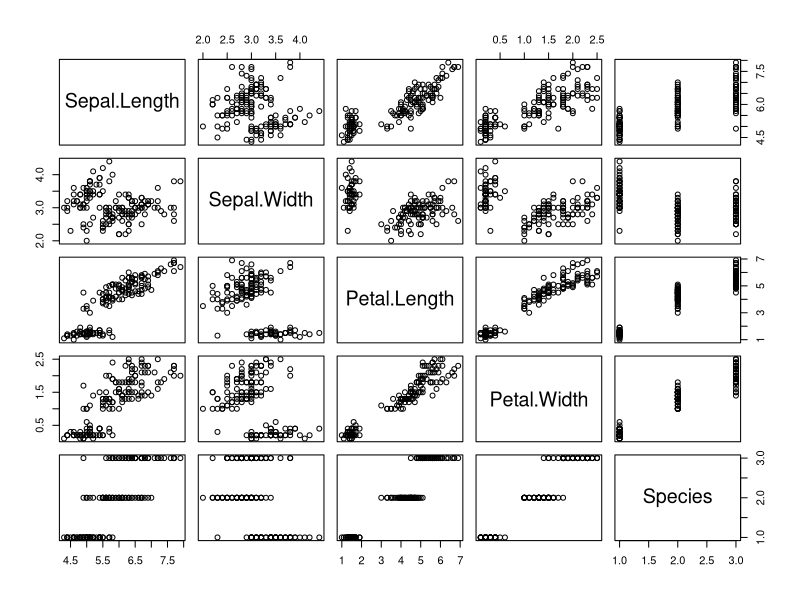
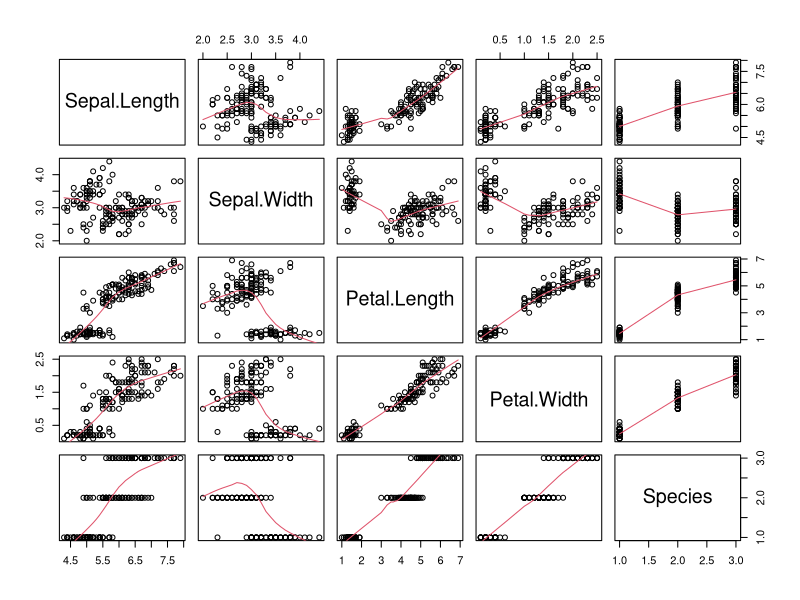
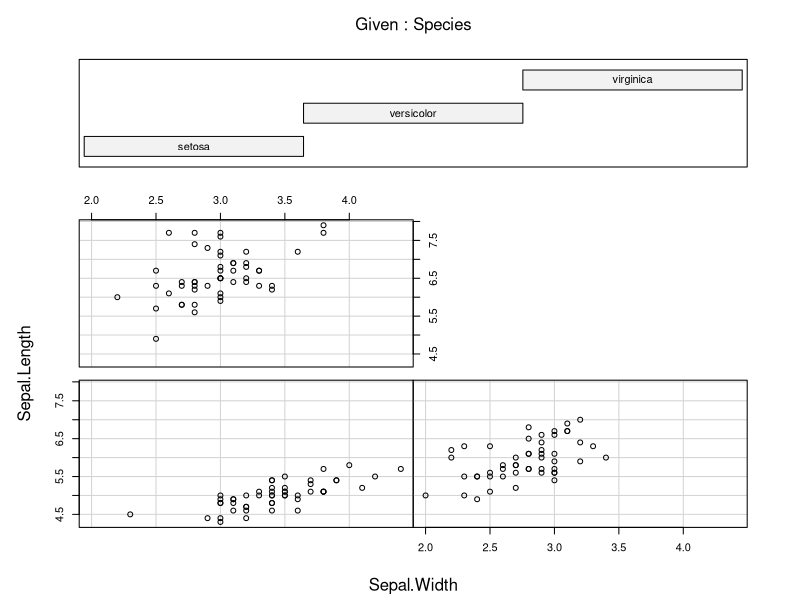
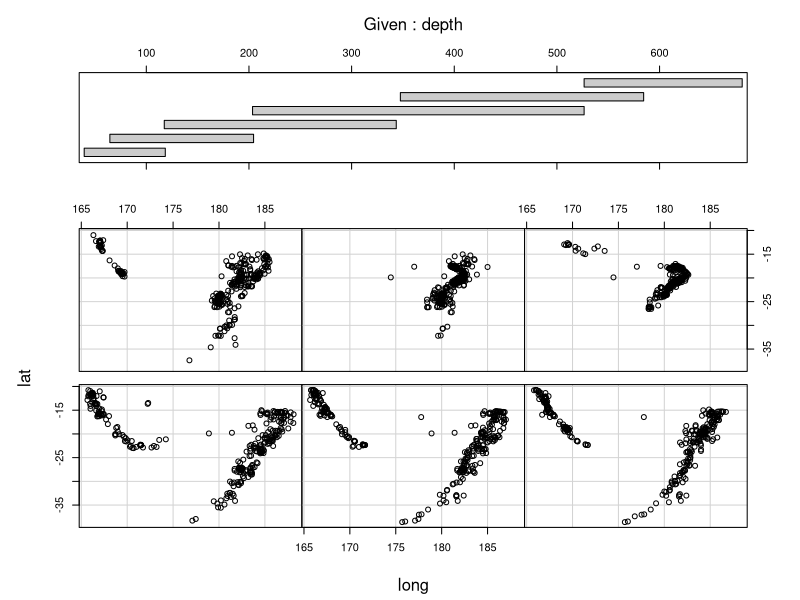
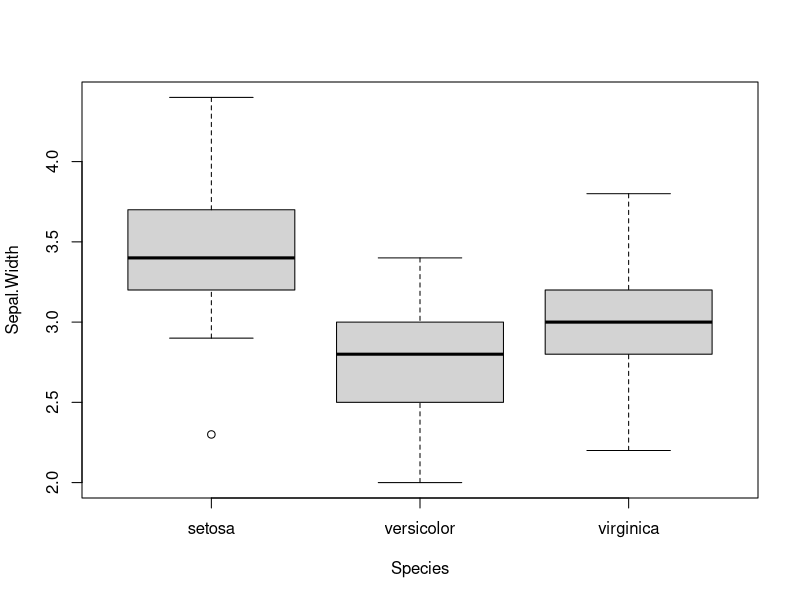
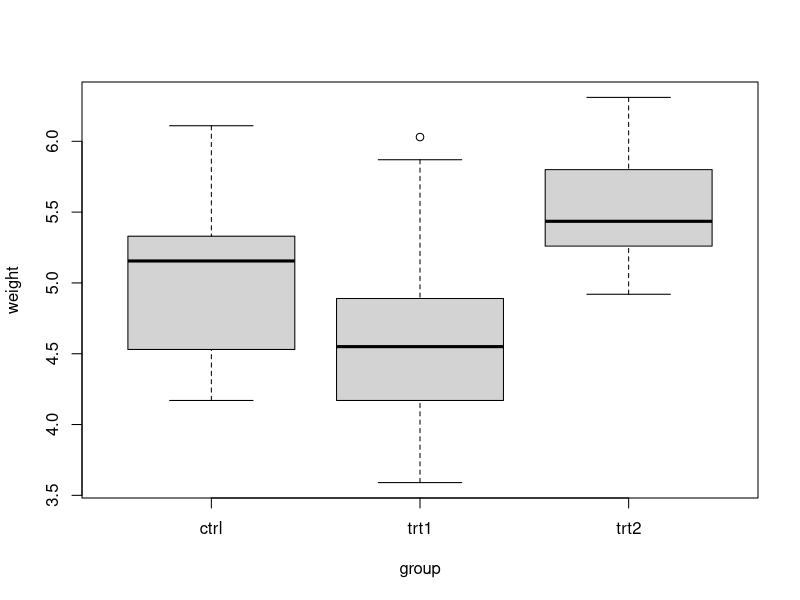
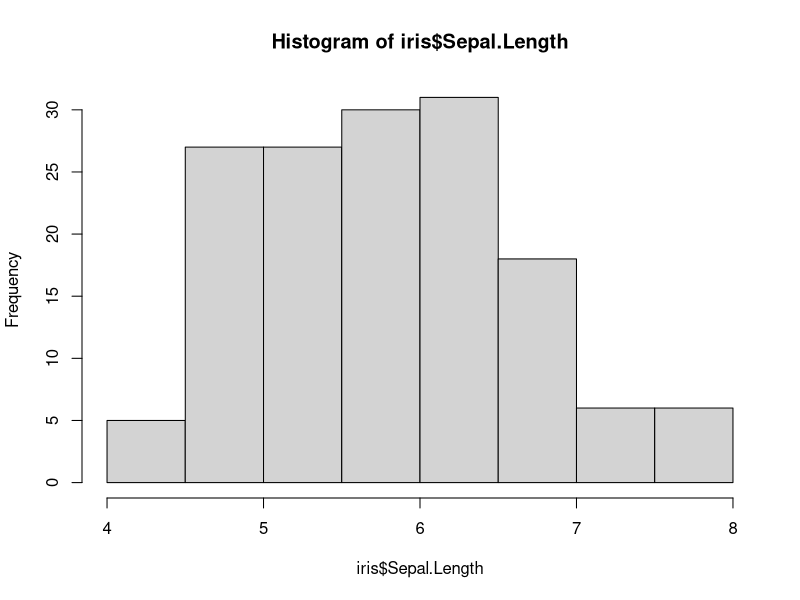
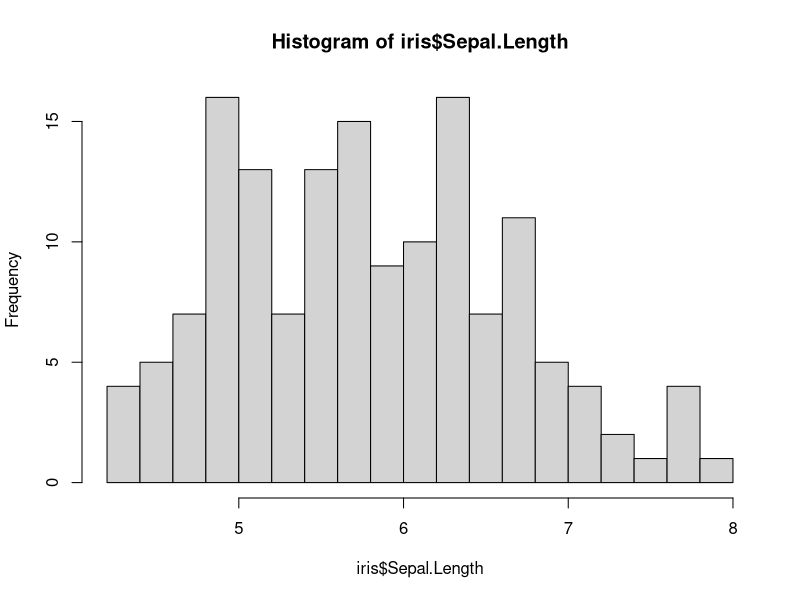

Reproduce these figures in R, in order.
## Extra: graficos simples para visualizar datos


## Gráficos simples para visualizar datos

# El objetivo de esta lección es brindar los elementos más básicos y
# universales posibles para poder visualizar nuestros datos en los gráficos
# en R. Muchas veces es recomendable hacer un análisis visual de nuestros
# datos para tener una idea de como estos se relacionan frente a nuestras 
# inquietudes. Para esto existen gráficos exploratorios en R que dan cuenta de 
# esta necesidad.

# La función 'plot' nos sirve para un pantallazo general de un data.frame

plot(iris)

# Como veremos en la siguiente unidad, la función 'plot' la utilizamos
# generalmente para graficar por ejemplo dos variables que queremos relacionar.
# Pero en este caso en vez de insertar como argumento una fórmula[1] estamos
# poniendo una base de datos. La función nos retorna un gráfico en donde se
# relacionan todas las variables del data.frame entre si. Como puede observarse
# en la diagonal se encuentran las variables, por lo que este gráfico
# es simétrico y puede leerse de la diagonal hacia arriba o hacia abajo.

# Por ejemplo, si queremos ver como se correlaciona el ancho del pétalo en 
# función del largo del pétalo debemos fijarnos en la gráfica de la cuarta fila
# y tercer columna.

# Por otro lado si lo que nos interesa es el largo de pétalo en función del 
# ancho del pétalo debemos fijarnos en la gráfica de la tercer fila y cuarta 
# columna.

# Una función que nos devuelve un gráfico casi idéntico al anterior pero
# con un agregado es:

pairs(iris, panel = panel.smooth)

# En este tipo de gŕafico se puede observar una línea roja suavizada que
# da cuenta de la relación entre ambas variables. La línea suavizada nos
# ayuda muchas veces a visualizar mejor la correlación de los datos. Vea la 
# ayuda de la función pairs para más opciones de esta útil herramienta.

# La función 'coplot' nos retorna un gráfico de dispersión para dos variables
# separado por cada una de las clases o grupos.  Por ejemplo:
coplot(Sepal.Length ~ Sepal.Width | Species, data=iris)
# Aquí vemos la relación entre Sepal.Length y Sepal.Width para los tres 
# niveles del factor "Species", dados por la data.frame iris. Debido a que se 
# trata de una variable categórica, no se ve ninguna superposición en el 
# panel de arriba, pero esto cambia si usamos otra base de datos, en la que la 
# variable condicional es numérica (y continua). Veamos lo que pasa cuando 
# graficamos la ubicación geográfica de sismos cercanos a Fiji desde 1964, 
# dada la variable condicional "depth":
coplot(lat ~ long | depth, data = quakes)

# Como se ve aquí, los intervalos utilizados para cada gráfico de abajo se 
# superponen para distintos valores de profundidad ('depth'). Utilizando 
# varios argumentos de la función es posible controlar el grado de 
# superposición y el número de intervalos. En particular, para saber los 
# rangos de dichos intervalos se puede usar la función co.intervals:
co.intervals(quakes$depth)
# Nota: en este caso se trata de los valores por defectos. Vea la 
# documentación de "coplot" para comprender mejor cómo manipular las salidas 
# de estas dos funciones.

# La función 'boxplot' realiza gráficos del tipo boxplot o "box and
# whisker diagram". Este requiere de una fórmula que consiste en una
# variable y en función de la variable categórica, y ~ x. Es decir que la
# variable x es del tipo 'factor' (aunque esto no es del todo estricto). Por 
# ejemplo los valores de Sepal.Width por especie en la base iris se pueden
# visualizar así:
boxplot(Sepal.Width ~ Species, data=iris)

# Nota: cuando usamos la misma sintaxis pero con la función plot, en caso de 
# que x sea factor, se grafica lo mismo:
plot(weight ~ group, PlantGrowth)


# Cada caja contiene el 75% de los datos, la línea negra es la mediana (50%
# de los datos), los 'bigotes' o las líneas que sobresalen tanto por debajo
# como por arriba son los valores equivalentes al valor del extremo de la caja 
# - o + 1.5 * RIC (donde RIC = rango intercuartílico: 3er. cuartil - 1er. cuartil)
# respectivamente y los puntos son valores atípicos u "outliers". Ver también:
browseURL('https://upload.wikimedia.org/wikipedia/commons/thumb/2/25/Boxplot.svg/500px-Boxplot.svg.png')

# Por último, la función 'hist' nos devuelve un histograma de los datos en un 
# vector:
hist(iris$Sepal.Length)
hist(iris$Sepal.Length, breaks = 15)

# Este nos permite observar como se distribuyen los datos, por ejemplo si
# estos tienen una distribución aproximable a una Normal, Uniforme u otra.
# Nótese el uso del argumento breaks para determinar la cantidad de intervalos 
# en los que se hace conteo de ocurrencias.

## Resumen

# Estas funciones sencillas permiten tener visualizaciones muy informativas de 
# nuestros datos y por lo tanto son parte del arsenal básico que conviene 
# manejar casi siempre que usamos R.


# [1]
# Las fórmulas en R son una clase de objeto muy particular (¡otra más!), la 
# cual será explorada en mayor profundidad en la unidad siguiente.
